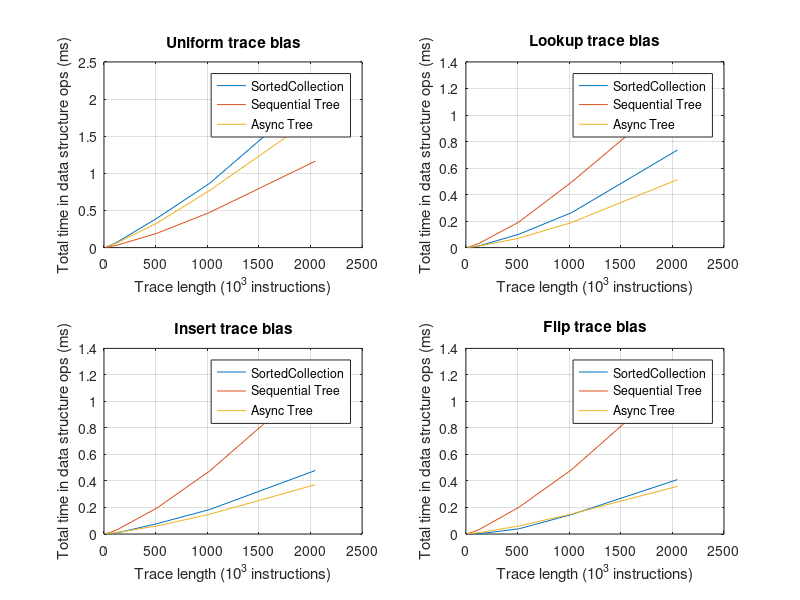
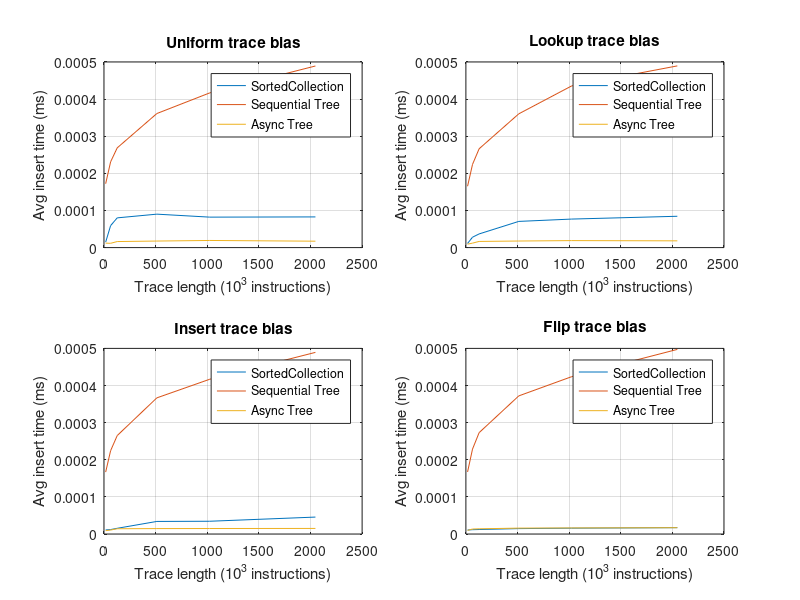
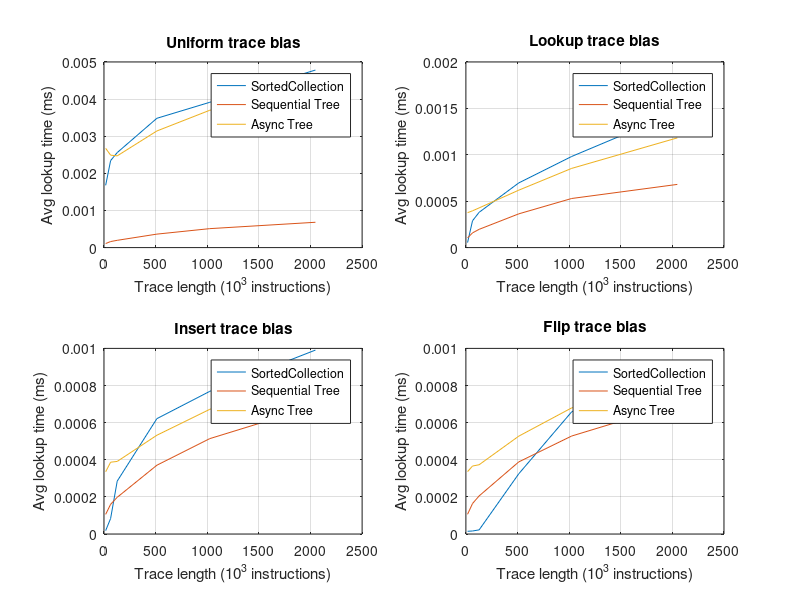
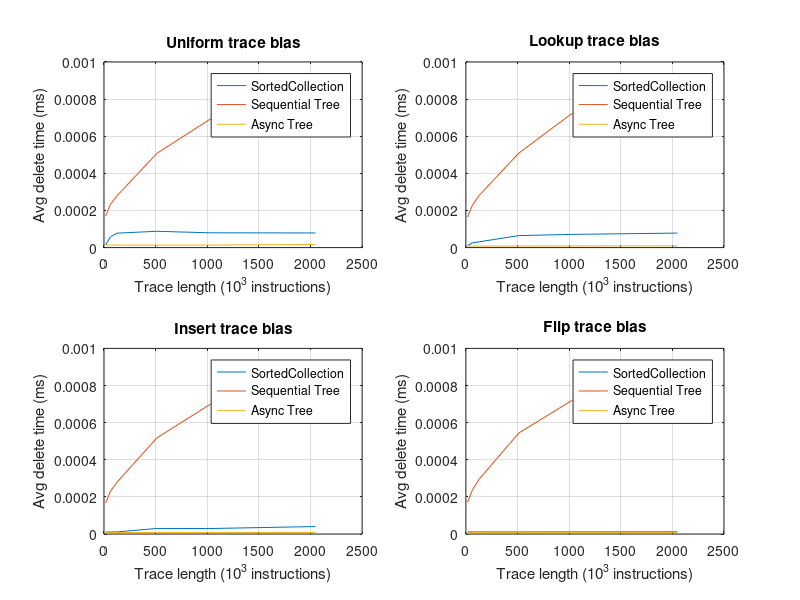

The MATLAB source for these figures, in order:
% Make pretty plots of data
%
% 15-418 project
% Team Veggie Tales

%
% Load result sets
%
% results = csvread('results-ghc.csv');
results = csvread('results-laptop.csv');

tvt = csvread('treevtree.csv');

% Get data columns
SCTrial  = results(:,1);
SCOps    = results(:,2);
SCInsert = results(:,3);
SCLookup = results(:,4);
SCDelete = results(:,5);
RBTrial  = results(:,6);
RBOps    = results(:,7);
RBInsert = results(:,8);
RBLookup = results(:,9);
RBDelete = results(:,10);
ATTrial  = tvt(:,1);
ATOps    = tvt(:,2);
ATInsert = tvt(:,3);
ATLookup = tvt(:,4);
ATDelete = tvt(:,5);

%
% Get row indices for parameters
%

% Array versions
v4 = logical([ones(192,1); zeros(192*2,1)]);
v8 = logical([zeros(192,1); ones(192,1); zeros(192,1)]);
v9 = logical([zeros(192*2,1); ones(192,1)]);
% Trace runners
disk = logical(repmat([ones(96,1); zeros(96,1)],3,1));
mem  = logical(repmat([zeros(96,1); ones(96,1)],3,1));
% Lengths
l16k   = logical(repmat([ones(16,1); zeros(16*5,1)],6,1));
l64k   = logical(repmat([zeros(16,1); ones(16,1); zeros(16*4,1)],6,1));
l128k  = logical(repmat([zeros(16*2,1); ones(16,1); zeros(16*3,1)],6,1));
l512k  = logical(repmat([zeros(16*3,1); ones(16,1); zeros(16*2,1)],6,1));
l1024k = logical(repmat([zeros(16*4,1); ones(16,1); zeros(16,1)],6,1));
l2048k = logical(repmat([zeros(16*5,1); ones(16,1)],6,1));
% Biases
buniform = logical(repmat([ones(4,1); zeros(4*3,1)],36,1));
blookup  = logical(repmat([zeros(4,1); ones(4,1); zeros(4*2,1)],36,1));
binsert  = logical(repmat([zeros(4*2,1); ones(4,1); zeros(4,1)],36,1));
bburst   = logical(repmat([zeros(4*3,1); ones(4,1)],36,1));
% Delays
d100us = logical(repmat([1;0;0;0],144,1));
d500us = logical(repmat([0;1;0;0],144,1));
d1ms   = logical(repmat([0;0;1;0],144,1));
d5ms   = logical(repmat([0;0;0;1],144,1));

% Values for x axis
arrays = [1,2,3];
runners = [1,2];
lengths = [16,64,128,512,1024,2048];
biases = [1,2,3,4];
delays = [100,500,1000,5000];

%
% PLOTS WOOO
% 

%% [V9 Mem 1ms] Op time vs Trace Len for Trace Bias
figure;
subplot(2,2,1);
plot( ...
    lengths, SCOps(v9&mem&buniform&d1ms), ...
    lengths, RBOps(v9&mem&buniform&d1ms), ...
    lengths, ATOps(v4&mem&buniform&d1ms)  ...
);
title('Uniform trace bias');
legend('SortedCollection', 'Sequential Tree', 'Async Tree');
ylabel('Total time in data structure ops (ms)');
xlabel('Trace length (10^3 instructions)');
grid on;
subplot(2,2,2);
plot( ...
    lengths, SCOps(v9&mem&blookup&d1ms), ...
    lengths, RBOps(v9&mem&blookup&d1ms), ...
    lengths, ATOps(v4&mem&blookup&d1ms)  ...
);
title('Lookup trace bias');
legend('SortedCollection', 'Sequential Tree', 'Async Tree');
ylabel('Total time in data structure ops (ms)');
xlabel('Trace length (10^3 instructions)');
grid on;
subplot(2,2,3);
plot( ...
    lengths, SCOps(v9&mem&binsert&d1ms), ...
    lengths, RBOps(v9&mem&binsert&d1ms), ...
    lengths, ATOps(v4&mem&binsert&d1ms)  ...
);
title('Insert trace bias');
legend('SortedCollection', 'Sequential Tree', 'Async Tree');
ylabel('Total time in data structure ops (ms)');
xlabel('Trace length (10^3 instructions)');
grid on;
subplot(2,2,4);
plot( ...
    lengths, SCOps(v9&mem&bburst&d1ms), ...
    lengths, RBOps(v9&mem&bburst&d1ms), ...
    lengths, ATOps(v4&mem&bburst&d1ms)  ...
);
title('Flip trace bias');
legend('SortedCollection', 'Sequential Tree', 'Async Tree');
ylabel('Total time in data structure ops (ms)');
xlabel('Trace length (10^3 instructions)');
grid on;

%% [V9 Mem 1ms] INSERT time vs Trace Len for Trace Bias
figure;
subplot(2,2,1);
plot( ...
    lengths, SCInsert(v9&mem&buniform&d1ms), ...
    lengths, RBInsert(v9&mem&buniform&d1ms), ...
    lengths, ATInsert(v4&mem&buniform&d1ms)  ...
);
title('Uniform trace bias');
legend('SortedCollection', 'Sequential Tree', 'Async Tree');
ylabel('Avg insert time (ms)');
xlabel('Trace length (10^3 instructions)');
grid on;
subplot(2,2,2);
plot( ...
    lengths, SCInsert(v9&mem&blookup&d1ms), ...
    lengths, RBInsert(v9&mem&blookup&d1ms), ...
    lengths, ATInsert(v4&mem&blookup&d1ms)  ...
);
title('Lookup trace bias');
legend('SortedCollection', 'Sequential Tree', 'Async Tree');
ylabel('Avg insert time (ms)');
xlabel('Trace length (10^3 instructions)');
grid on;
subplot(2,2,3);
plot( ...
    lengths, SCInsert(v9&mem&binsert&d1ms), ...
    lengths, RBInsert(v9&mem&binsert&d1ms), ...
    lengths, ATInsert(v4&mem&binsert&d1ms)  ...
);
title('Insert trace bias');
legend('SortedCollection', 'Sequential Tree', 'Async Tree');
ylabel('Avg insert time (ms)');
xlabel('Trace length (10^3 instructions)');
grid on;
subplot(2,2,4);
plot( ...
    lengths, SCInsert(v9&mem&bburst&d1ms), ...
    lengths, RBInsert(v9&mem&bburst&d1ms), ...
    lengths, ATInsert(v4&mem&bburst&d1ms)  ...
);
title('Flip trace bias');
legend('SortedCollection', 'Sequential Tree', 'Async Tree');
ylabel('Avg insert time (ms)');
xlabel('Trace length (10^3 instructions)');
grid on;

%% [V9 Mem 1ms] LOOKUP time vs Trace Len for Trace Bias
figure;
subplot(2,2,1);
plot( ...
    lengths, SCLookup(v9&mem&buniform&d1ms), ...
    lengths, RBLookup(v9&mem&buniform&d1ms), ...
    lengths, ATLookup(v4&mem&buniform&d1ms)  ...
);
title('Uniform trace bias');
legend('SortedCollection', 'Sequential Tree', 'Async Tree');
ylabel('Avg lookup time (ms)');
xlabel('Trace length (10^3 instructions)');
grid on;
subplot(2,2,2);
plot( ...
    lengths, SCLookup(v9&mem&blookup&d1ms), ...
    lengths, RBLookup(v9&mem&blookup&d1ms), ...
    lengths, ATLookup(v4&mem&blookup&d1ms)  ...
);
title('Lookup trace bias');
legend('SortedCollection', 'Sequential Tree', 'Async Tree');
ylabel('Avg lookup time (ms)');
xlabel('Trace length (10^3 instructions)');
grid on;
subplot(2,2,3);
plot( ...
    lengths, SCLookup(v9&mem&binsert&d1ms), ...
    lengths, RBLookup(v9&mem&binsert&d1ms), ...
    lengths, ATLookup(v4&mem&binsert&d1ms)  ...
);
title('Insert trace bias');
legend('SortedCollection', 'Sequential Tree', 'Async Tree');
ylabel('Avg lookup time (ms)');
xlabel('Trace length (10^3 instructions)');
grid on;
subplot(2,2,4);
plot( ...
    lengths, SCLookup(v9&mem&bburst&d1ms), ...
    lengths, RBLookup(v9&mem&bburst&d1ms), ...
    lengths, ATLookup(v4&mem&bburst&d1ms)  ...
);
title('Flip trace bias');
legend('SortedCollection', 'Sequential Tree', 'Async Tree');
ylabel('Avg lookup time (ms)');
xlabel('Trace length (10^3 instructions)');
grid on;

%% [V9 Mem 1ms] DELETE time vs Trace Len for Trace Bias
figure;
subplot(2,2,1);
plot( ...
    lengths, SCDelete(v9&mem&buniform&d1ms), ...
    lengths, RBDelete(v9&mem&buniform&d1ms), ...
    lengths, ATDelete(v4&mem&buniform&d1ms)  ...
);
title('Uniform trace bias');
legend('SortedCollection', 'Sequential Tree', 'Async Tree');
ylabel('Avg delete time (ms)');
xlabel('Trace length (10^3 instructions)');
grid on;
subplot(2,2,2);
plot( ...
    lengths, SCDelete(v9&mem&blookup&d1ms), ...
    lengths, RBDelete(v9&mem&blookup&d1ms), ...
    lengths, ATDelete(v4&mem&blookup&d1ms)  ...
);
title('Lookup trace bias');
legend('SortedCollection', 'Sequential Tree', 'Async Tree');
ylabel('Avg delete time (ms)');
xlabel('Trace length (10^3 instructions)');
grid on;
subplot(2,2,3);
plot( ...
    lengths, SCDelete(v9&mem&binsert&d1ms), ...
    lengths, RBDelete(v9&mem&binsert&d1ms), ...
    lengths, ATDelete(v4&mem&binsert&d1ms)  ...
);
title('Insert trace bias');
legend('SortedCollection', 'Sequential Tree', 'Async Tree');
ylabel('Avg delete time (ms)');
xlabel('Trace length (10^3 instructions)');
grid on;
subplot(2,2,4);
plot( ...
    lengths, SCDelete(v9&mem&bburst&d1ms), ...
    lengths, RBDelete(v9&mem&bburst&d1ms), ...
    lengths, ATDelete(v4&mem&bburst&d1ms)  ...
);
title('Flip trace bias');
legend('SortedCollection', 'Sequential Tree', 'Async Tree');
ylabel('Avg delete time (ms)');
xlabel('Trace length (10^3 instructions)');
grid on;

%% V8 vs V9 (Op time vs Trace Len per Trace Bias)
figure;
subplot(2,2,1);
plot( ...
    lengths, SCOps(v8&mem&buniform&d1ms), ...
    lengths, SCOps(v9&mem&buniform&d1ms)  ...
);
title('Uniform trace bias');
legend('CustomArrayV8', 'CustomArrayV9');
ylabel('Total op time (ms)');
xlabel('Trace length (10^3 instructions)');
grid on;
subplot(2,2,2);
plot( ...
    lengths, SCOps(v8&mem&blookup&d1ms), ...
    lengths, SCOps(v9&mem&blookup&d1ms)  ...
);
title('Lookup trace bias');
legend('CustomArrayV8', 'CustomArrayV9');
ylabel('Total op time (ms)');
xlabel('Trace length (10^3 instructions)');
grid on;
subplot(2,2,3);
plot( ...
    lengths, SCOps(v8&mem&binsert&d1ms), ...
    lengths, SCOps(v9&mem&binsert&d1ms)  ...
);
title('Insert trace bias');
legend('CustomArrayV8', 'CustomArrayV9');
ylabel('Total op time (ms)');
xlabel('Trace length (10^3 instructions)');
grid on;
subplot(2,2,4);
plot( ...
    lengths, SCOps(v8&mem&bburst&d1ms), ...
    lengths, SCOps(v9&mem&bburst&d1ms)  ...
);
title('Flip trace bias');
legend('CustomArrayV8', 'CustomArrayV9');
ylabel('Total op time (ms)');
xlabel('Trace length (10^3 instructions)');
grid on;

